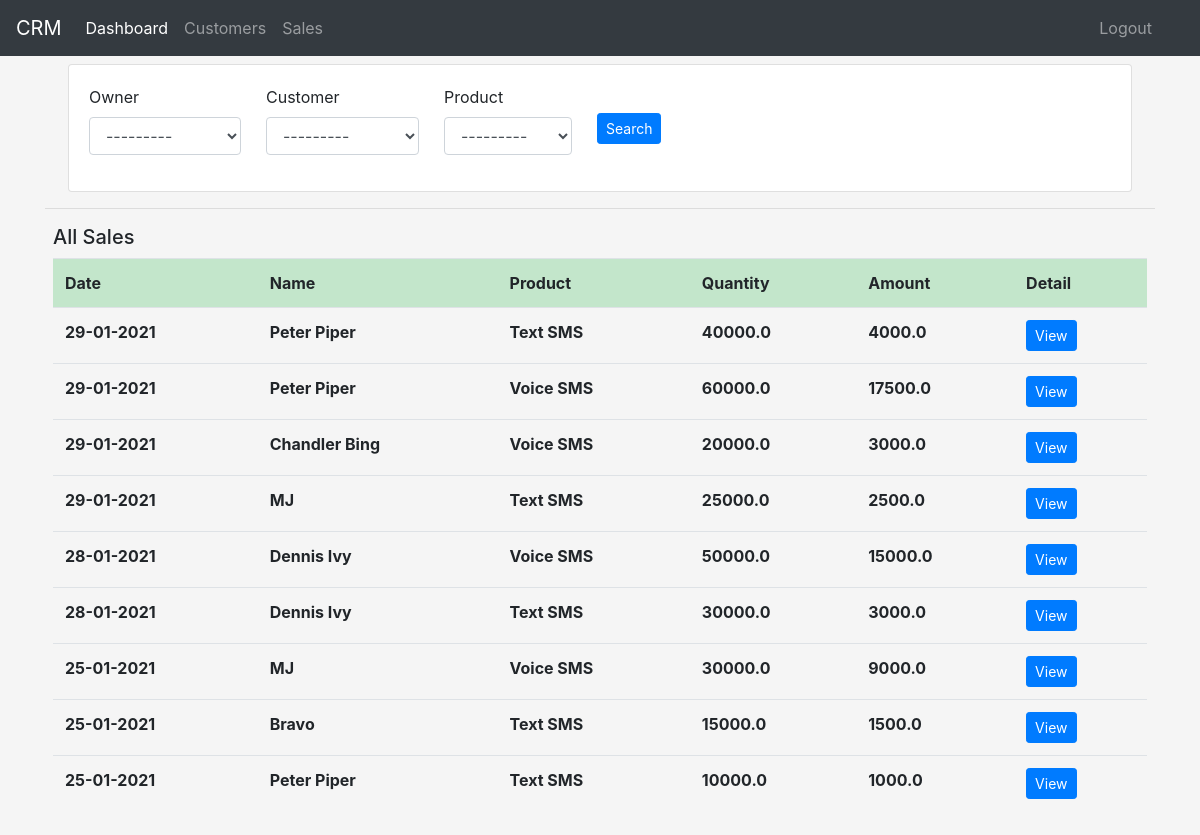
Screenshot of /all_sales (signed in) with the database file from the repository.
### crm/models.py (models this page shows, shortened)
class Sale(models.Model):
    customer = models.ForeignKey(Customer, null=True, on_delete=models.SET_NULL)
    product = models.ForeignKey(Product, null=True, on_delete=models.SET_NULL)
    date_created = models.DateTimeField(auto_now_add=True)
    quantity = models.FloatField()
    total_amount = models.FloatField()
    owner = models.ForeignKey(User, null=True, on_delete=models.SET_NULL)
    class Meta():
        ordering = ['-date_created']

class Customer(models.Model):
    name = models.CharField(max_length=100)
    phone = models.CharField(max_length=10)
    email = models.CharField(max_length=100)
    date_created = models.DateTimeField(auto_now_add=True)
    owner = models.ForeignKey(User, null=True, on_delete=models.SET_NULL)
    class Meta():
        ordering = ['-date_created']
    def __str__(self):
        return self.name

class Product(models.Model):
    name = models.CharField(max_length=100)
    price = models.FloatField()
    description = models.TextField()
    def __str__(self):
        return self.name

### crm/views.py (the view)
# urls.py: path("all_sales", views.all_sales, name="crm-all-sales"),
def all_sales(request):
    if request.user.is_superuser:
        all_sale = Sale.objects.all()
        myfilter = SaleFilter(request.GET, queryset=all_sale)
        all_sale = myfilter.qs
    else:
        all_sale = Sale.objects.filter(owner=request.user)
        myfilter = SaleFilter(request.GET, queryset=all_sale)
        all_sale = myfilter.qs
    context = {
        "all_sale":all_sale,
        "myfilter":myfilter
    }
    return render(request, "crm/all_sales.html", context)

### crm/templates/crm/all_sales.html (shortened to what this page needs)
{% extends "crm/base.html" %}
{% load crispy_forms_tags %}
{% block content %}
  <div class="container">
    <div class="row m-2">
      <div class="col">
        <div class="card card-body">
          <form  method="get" style="display: flex;  gap: 25px;">
            {{ myfilter.form|crispy }}
          <button style="align-self: center;" class="btn btn-primary btn-sm" type="submit">Search</button>
          </form>
        </div>
      </div>
    </div>
    <hr>
    <div class="row m-2">
          <h5>All Sales</h5>
            <table class="table">
                  <tr class="table-success">
                    <th scope="col">Date</th>
                    <th scope="col">Name</th>
                    <th scope="col">Product</th>
                    <th scope="col">Quantity</th>
                    <th scope="col">Amount</th>
                    <th scope="col">Detail</th>
                  </tr>
                  {% for sale in all_sale %}
                    <tr>
                        <th>{{ sale.date_created|date:'d-m-Y' }}</th>
                        <th>{{ sale.customer }}</th>
                        <th>{{ sale.product }}</th>
                        <th>{{ sale.quantity}}</th>
                        <th>{{ sale.total_amount}}</th>
                        <th><a class="btn btn-sm btn-primary" href="{% url 'crm-detail' sale.customer.id %}">View</a></th>
                    </tr>
                  {% endfor %}
              </table>
        </div>
    </div>
{% endblock content %}

### static/css/main.css (style rules this page uses)
body { background-color: whitesmoke ; }

### rows the page displays
Sale: date_created "29-01-2021", customer "Peter Piper", product "Text SMS", quantity "40000.0", total_amount "4000.0"
Sale: date_created "29-01-2021", customer "Peter Piper", product "Voice SMS", quantity "60000.0", total_amount "17500.0"
Sale: date_created "29-01-2021", customer "Chandler Bing", product "Voice SMS", quantity "20000.0", total_amount "3000.0"
Sale: date_created "29-01-2021", customer "MJ", product "Text SMS", quantity "25000.0", total_amount "2500.0"
Sale: date_created "28-01-2021", customer "Dennis Ivy", product "Voice SMS", quantity "50000.0", total_amount "15000.0"
Sale: date_created "28-01-2021", customer "Dennis Ivy", product "Text SMS", quantity "30000.0", total_amount "3000.0"
Sale: date_created "25-01-2021", customer "MJ", product "Voice SMS", quantity "30000.0", total_amount "9000.0"
Sale: date_created "25-01-2021", customer "Bravo", product "Text SMS", quantity "15000.0", total_amount "1500.0"
Sale: date_created "25-01-2021", customer "Peter Piper", product "Text SMS", quantity "10000.0", total_amount "1000.0"
